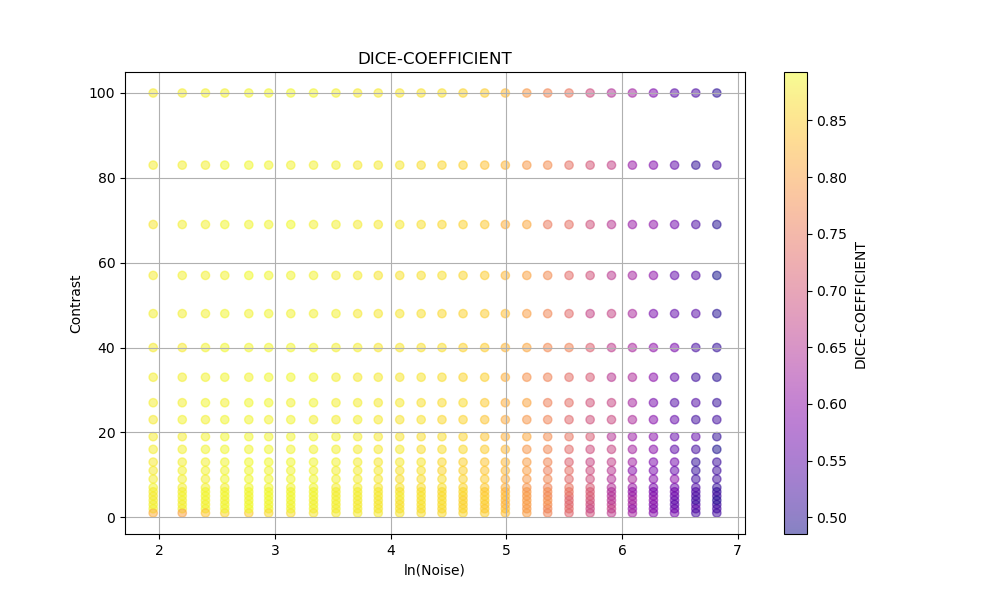
#> input picture web/Images/vis_model3/2d_ai_metrics/DICE-COEFFICIENT.png, 1000 x 600 px
$ python -i metrics.py   (imports and definitions only)
#> lines starting #> are read from the running program, lines starting #| are printed output that depends on the picture; after the words box and inside, x2 and y2 are one past the last pixel; in counts of white or black regions, pixels touching at a corner belong together
'''
NIST-developed software is expressly provided "AS IS." NIST MAKES NO WARRANTY OF ANY KIND, EXPRESS, IMPLIED, IN FACT OR ARISING BY OPERATION OF LAW, INCLUDING, WITHOUT LIMITATION, THE IMPLIED WARRANTY OF MERCHANTABILITY, FITNESS FOR A PARTICULAR PURPOSE, NON-INFRINGEMENT AND DATA ACCURACY. NIST NEITHER REPRESENTS NOR WARRANTS THAT THE OPERATION OF THE SOFTWARE WILL BE UNINTERRUPTED OR ERROR-FREE, OR THAT ANY DEFECTS WILL BE CORRECTED. NIST DOES NOT WARRANT OR MAKE ANY REPRESENTATIONS REGARDING THE USE OF THE SOFTWARE OR THE RESULTS THEREOF, INCLUDING BUT NOT LIMITED TO THE CORRECTNESS, ACCURACY, RELIABILITY, OR USEFULNESS OF THE SOFTWARE.
'''

# Authors: Peter Bajcsy, Pushkar Sathe
# Created: 2025-04-01
# Description: This script computes image quality metrics from SEM images

import argparse
import logging
import sys
import time
import warnings
from pathlib import Path
from typing import List, Optional, Tuple, Union

import cv2
import numpy as np
import pandas as pd
import scipy.stats
from skimage import feature, io
from skimage.metrics import structural_similarity as ssim
from sklearn.metrics import mutual_info_score, normalized_mutual_info_score

# Configure logging
logger = logging.getLogger(__name__)
# [1 line not run here, left out]

'''
compute image SNR quality metrics based on the intensity and mask pairs of images
'''


def calculate_all_snr_with_mask(image: np.ndarray, mask: np.ndarray, noise: Optional[float] = None) -> \
        Tuple[float, float, float, float, float, float, float, float, float, float, float, float, float, float]:
    """
    Compute image SNR quality metrics based on the intensity and mask pairs of images.

    Args:
        image (np.ndarray): The input image.
        mask (np.ndarray): The mask image.
        noise (Optional[float]): The noise level.

    Returns:
        Tuple[float, ...]: A tuple containing various SNR metrics and statistics.
    """
    # Normalize the image first
    # normalized_image = normalize_image(image)
    normalized_image = image.copy()
    # Use boolean indexing directly
    foreground_region = normalized_image[mask > 0]
    background_region = normalized_image[mask == 0]

    # Handle empty regions to avoid RuntimeWarnings
    def get_stats(arr):
        return (np.mean(arr), np.var(arr), np.std(arr)) if arr.size > 0 else (0.0, 0.0, 0.0)

    foreground_mean, foreground_var, foreground_std = get_stats(foreground_region)
    background_mean, background_var, background_std = get_stats(background_region)

    # Helper for safe division
    def safe_div(n, d):
        return n / d if d != 0 and not np.isnan(d) else 0.0

    noise_val = noise if noise is not None else 0.0
    noise_sq = noise_val * noise_val

    # SNR calculations
    snr1 = safe_div(foreground_var, background_var)
    snr2 = safe_div(np.sqrt(foreground_mean), np.sqrt(foreground_var))
    snr3 = safe_div(foreground_mean**2, background_std**2)
    snr4 = safe_div(foreground_mean, background_std)
    snr5 = safe_div(foreground_mean, noise_val)
    snr6 = safe_div(foreground_mean**2, noise_sq)
    snr7 = safe_div(foreground_var, noise_sq)
    snr8 = safe_div(np.sqrt(foreground_mean), noise_val)
    snr9 = safe_div(foreground_mean - background_mean, background_std)
    snr10 = safe_div(foreground_mean - background_mean, noise_val)

    return (
        float(snr1), float(snr2), float(snr3), float(snr4), float(snr5),
        float(snr6), float(snr7), float(snr8), float(snr9), float(snr10),
        float(foreground_mean), float(background_mean),
        float(foreground_var), float(background_var)
    )


def calculate_all_metrics(image: np.ndarray, mask: Optional[np.ndarray] = None, reference_image: Optional[np.ndarray] = None,
                          noise_val: Optional[Union[float, str]] = None, contrast_val: Optional[Union[float, str]] = None,
                          intensityimage_filename: str = "test.tif", set_index: int = 1) -> dict:
    """
    Calculates various image quality metrics from loaded image, mask, and reference intensity image.

    Args:
        image (np.ndarray): The input image.
        mask (Optional[np.ndarray]): The mask image.
        reference_image (Optional[np.ndarray]): The reference intensity image.
        noise_val (Optional[Union[float, str]]): The noise value.
        contrast_val (Optional[Union[float, str]]): The contrast value.
        intensityimage_filename (str): The filename of the intensity image.
        set_index (int): The index of the set.

    Returns:
        dict: A dictionary containing the calculated metrics.
    """
    image_flat = image.flatten()

    # Single image metrics
    mean_intensity = np.mean(image)
    std_intensity = np.std(image)
    variance_intensity = np.var(image)

    min_val = float(np.min(image))
    max_val = float(np.max(image))

    if np.abs(max_val + min_val) > 0.0001:
        michelson_contrast = (max_val - min_val) / (max_val + min_val)
    else:
        michelson_contrast = 0.0

    rms_contrast = std_intensity

    # Edge density metric
    edges = feature.canny(image)
    edge_density = np.sum(edges) / image.size
    logger.debug(f"np.sum(edges)={np.sum(edges)}")

    # Pair-wise image metrics with reference intensity image
    if reference_image is not None:
        data_range = image.max() - image.min()
        if data_range == 0:
            data_range = 1.0  # Avoid error in ssim if image is constant
        ssim_score = ssim(image, reference_image, data_range=data_range)
        psnr = cv2.PSNR(image, reference_image)
    else:
        smoothed_image = cv2.GaussianBlur(image, (5, 5), 0)
        data_range = image.max() - image.min()
        if data_range == 0:
            data_range = 1.0
        ssim_score = ssim(image, smoothed_image, data_range=data_range)
        psnr = cv2.PSNR(image, smoothed_image)

    # Pair-wise image metrics with reference segmentation mask image
    mi = None
    nmi = None
    ce = None

    if mask is not None:
        mask_flat = mask.flatten()
        mi = mutual_info_score(image_flat, mask_flat)
        nmi = normalized_mutual_info_score(image_flat, mask_flat)
        ce = compute_image_entropy(image)

    try:
        noise_float = float(noise_val) if noise_val is not None and str(noise_val) != "N/A" else 0.0
    except ValueError:
        noise_float = 0.0

    (snr1, snr2, snr3, snr4, snr5, snr6, snr7, snr8, snr9, snr10, foreground_mean, background_mean,
     foreground_var, background_var) = calculate_all_snr_with_mask(image, mask, noise=noise_float)

    intensityimage_ome_filename = str(Path(intensityimage_filename).with_suffix("")) + ".ome.tif"

    return {
        "IMAGE-NAME": intensityimage_ome_filename,
        "Set_index": set_index,
        "Noise_level": noise_val,
        "Contrast_level": contrast_val,
        "SNR1": snr1, "SNR2": snr2, "SNR3": snr3, "SNR4": snr4, "SNR5": snr5,
        "SNR6": snr6, "SNR7": snr7, "SNR8": snr8, "SNR9": snr9, "SNR10": snr10,
        "Foreground_mean": foreground_mean,
        "Background_mean": background_mean,
        "Foreground_var": foreground_var,
        "Background_var": background_var,
        "Mean_intensity": mean_intensity,
        "Std_intensity": std_intensity,
        "Variance_intensity": variance_intensity,
        "Michelson_contrast": michelson_contrast,
        "RMS_contrast": rms_contrast,
        "SSIM": ssim_score,
        "PSNR": psnr,
        "Edge_density": edge_density,
        "MI": mi,
        "NMI": nmi,
        "CE": ce
    }


# [162 lines left out: functions compute_image_entropy, metrics, main, not called in this run]


# [4 lines not run here, left out]

>>> import cv2
>>> picture = cv2.imread('../../web/Images/vis_model3/2d_ai_metrics/DICE-COEFFICIENT.png', cv2.IMREAD_GRAYSCALE)
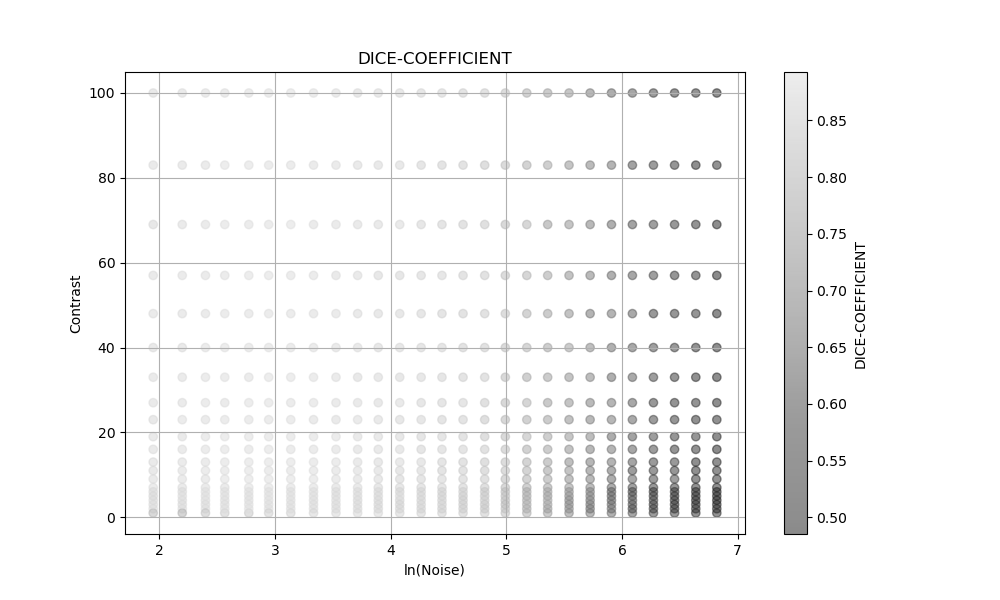
#> picture: shape (600, 1000); min 0, max 255, mean 247.2
>>> result = calculate_all_metrics(picture)
#> in calculate_all_metrics, `mean_intensity = np.mean(image)`: mean_intensity = 247.2
#> in calculate_all_metrics, `std_intensity = np.std(image)`: std_intensity = 30.24
#> in calculate_all_metrics, `variance_intensity = np.var(image)`: variance_intensity = 914.3
#> in calculate_all_metrics, `min_val = float(np.min(image))`: min_val = 0
#> in calculate_all_metrics, `max_val = float(np.max(image))`: max_val = 255
#> in calculate_all_metrics, `michelson_contrast = (max_val - min_val) / (max_val + min_val)`: michelson_contrast = 1
#> in calculate_all_metrics, `rms_contrast = std_intensity`: rms_contrast = 30.24
#> in calculate_all_metrics, `edges = feature.canny(image)`:
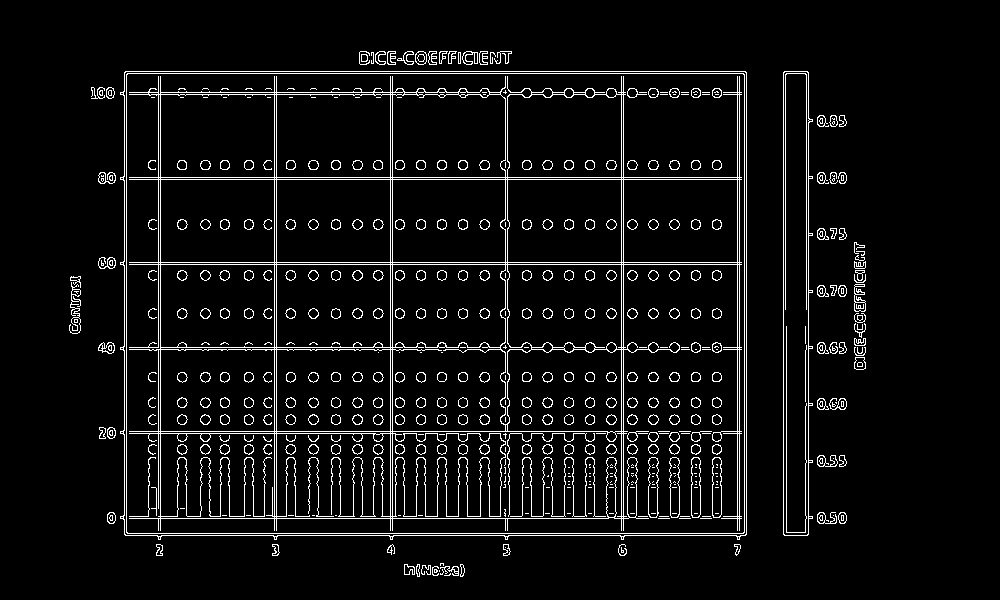
#> edges: shape (600, 1000) bool; 5.8% white in thin lines or dots, all inside (x1, y1, x2, y2) = (69, 51, 866, 577)
#> in calculate_all_metrics, `edge_density = np.sum(edges) / image.size`: edge_density = 0.058
#> in calculate_all_metrics, `data_range = image.max() - image.min()`: data_range = 255
#> in calculate_all_metrics, `ssim_score = ssim(image, smoothed_image, data_range=data_range)`: ssim_score = 0.915
#> in calculate_all_metrics, `psnr = cv2.PSNR(image, smoothed_image)`: psnr = 24.01
#> (the run stopped early here; a loop or call above may not have finished)

$ run again, on web/Images/vis_model3/2d_ai_metrics/FALSE NEGATIVE.png
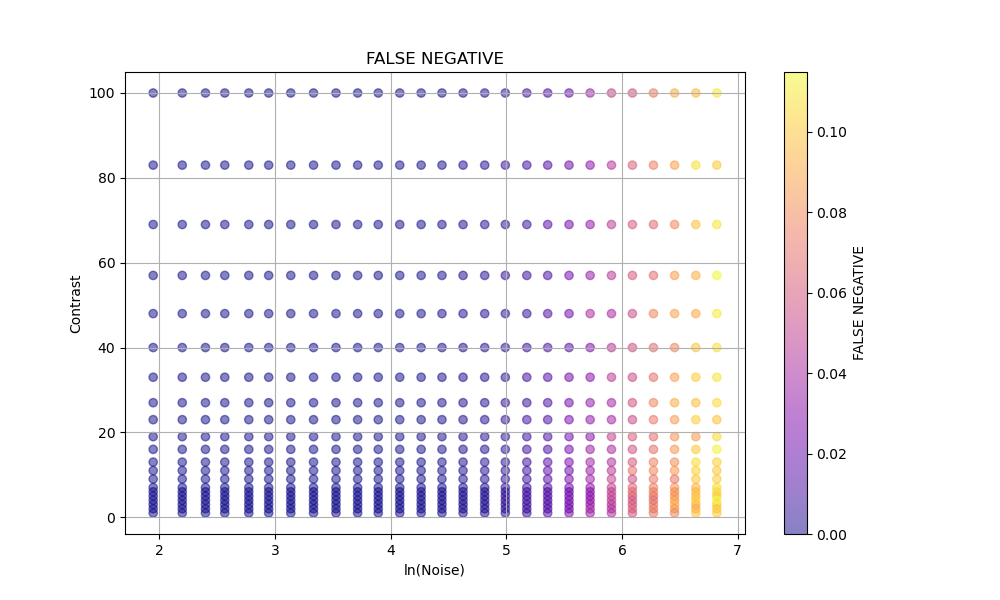
#> input picture web/Images/vis_model3/2d_ai_metrics/FALSE NEGATIVE.png, 1000 x 600 px
#> `picture = cv2.imread('../../web/Images/vis_model3/2d_ai_metrics/DICE-C..`:
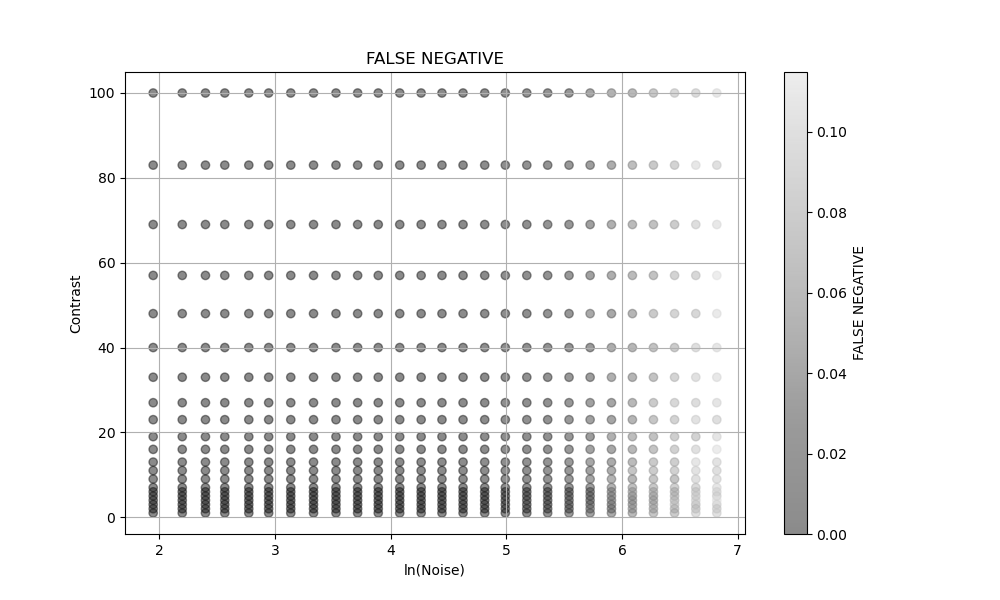
#> picture: shape (600, 1000); min 0, max 255, mean 243.4
#> mean_intensity = 243.4
#> std_intensity = 38.28
#> variance_intensity = 1465.4
#> min_val = 0
#> max_val = 255
#> michelson_contrast = 1
#> rms_contrast = 38.28
#> in calculate_all_metrics, `edges = feature.canny(image)`:
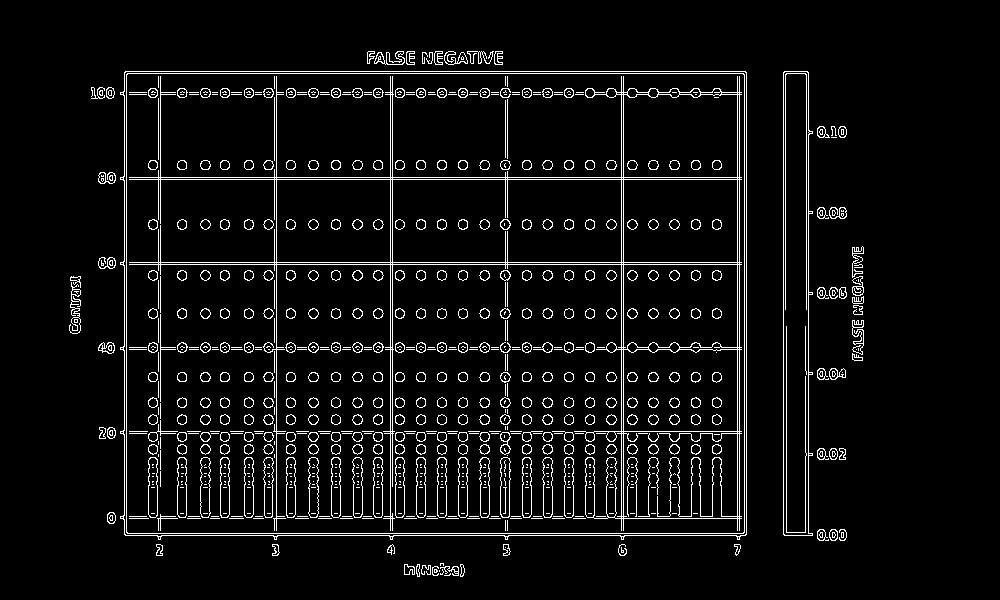
#> edges: shape (600, 1000) bool; 5.7% white in thin lines or dots, all inside (x1, y1, x2, y2) = (69, 51, 864, 577)
#> edge_density = 0.0571
#> data_range = 255
#> ssim_score = 0.91
#> psnr = 23.58
